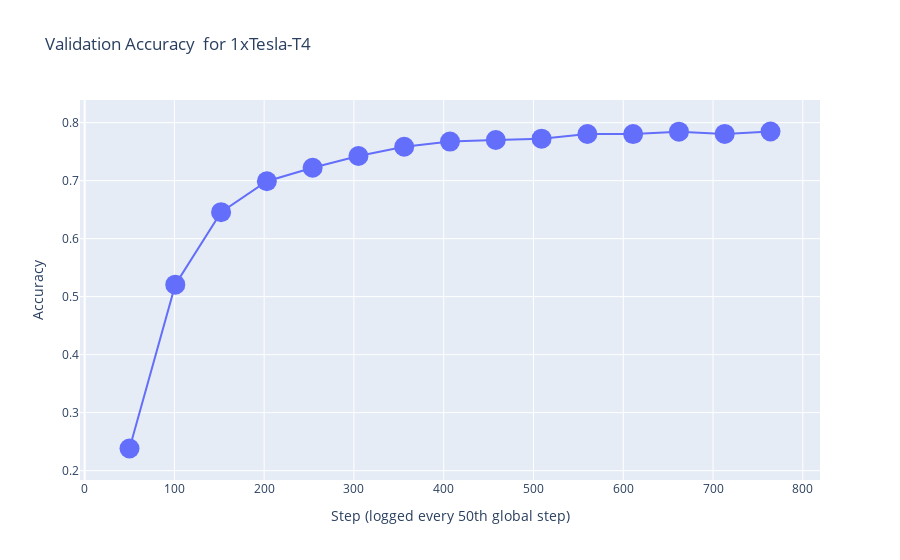

Notebook cell for this chart:
### Markdown cell above
then the validation accuracy:

### Code cell
fig = go.Figure()

for run in runs.keys():
    if run == "1xTesla-T4":
        data = runs[run].loc[runs[run]["val-acc"].notna(), "val-acc"]
        fig.add_trace(go.Scatter(x=data.index, y=data, marker=dict(size=20), name=run))

        fig.update_layout(
            xaxis_title="Step (logged every 50th global step)", 
            yaxis_title="Accuracy", 
            title=dict(text=f"Validation Accuracy  for {run}"),
            legend=dict(orientation="h", yanchor="bottom", y=1.02, xanchor="right", x=1)
        )
fig.show()

### Figure 1 — Plotly figure (JSON) as saved in the notebook; plotly's stock layout.template omitted (floating-point values rounded to 4 significant figures)
{"data": [{"marker": {"size": 20}, "name": "1xTesla-T4", "type": "scatter", "x": [50, 101, 152, 203, 254, 305, 356, 407, 458, 509, 560, 611, 662, 713, 764], "y": [0.2382, 0.5206, 0.6456, 0.6989, 0.7222, 0.7424, 0.7585, 0.7673, 0.7701, 0.7723, 0.7803, 0.7802, 0.7844, 0.7806, 0.7847]}], "layout": {"legend": {"orientation": "h", "x": 1, "xanchor": "right", "y": 1.02, "yanchor": "bottom"}, "title": {"text": "Validation Accuracy  for 1xTesla-T4"}, "xaxis": {"title": {"text": "Step (logged every 50th global step)"}}, "yaxis": {"title": {"text": "Accuracy"}}}}
